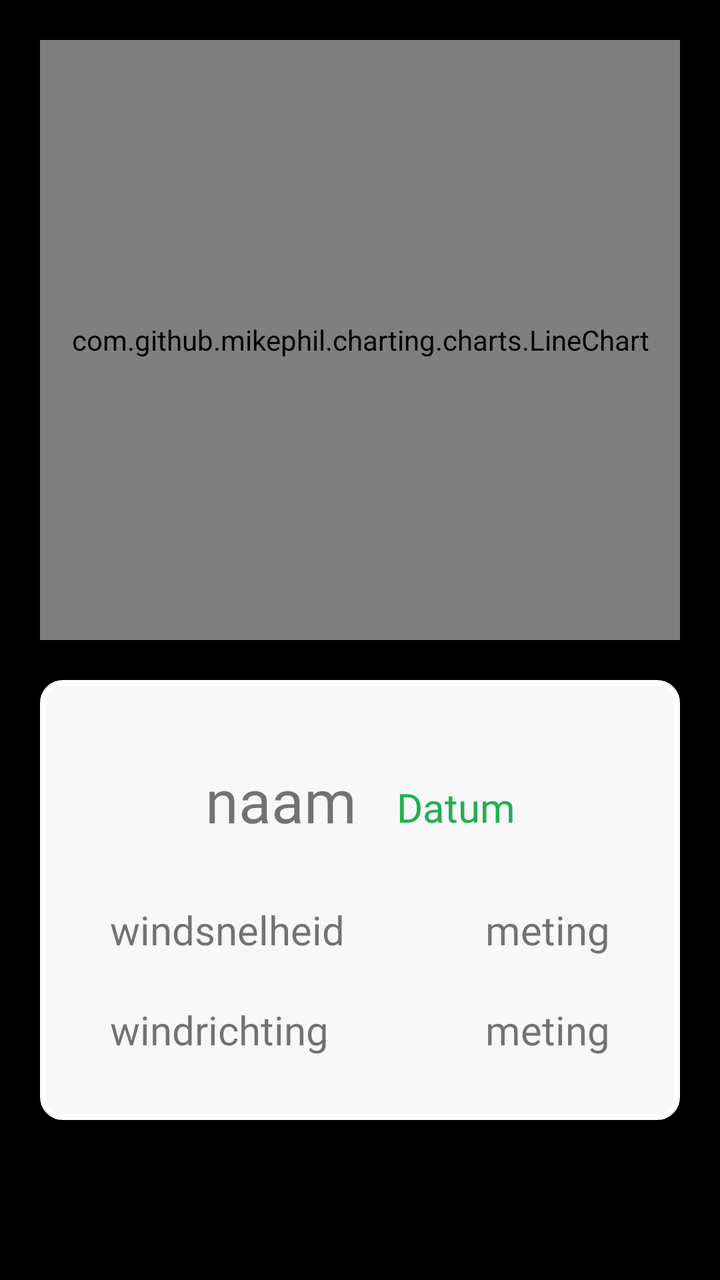
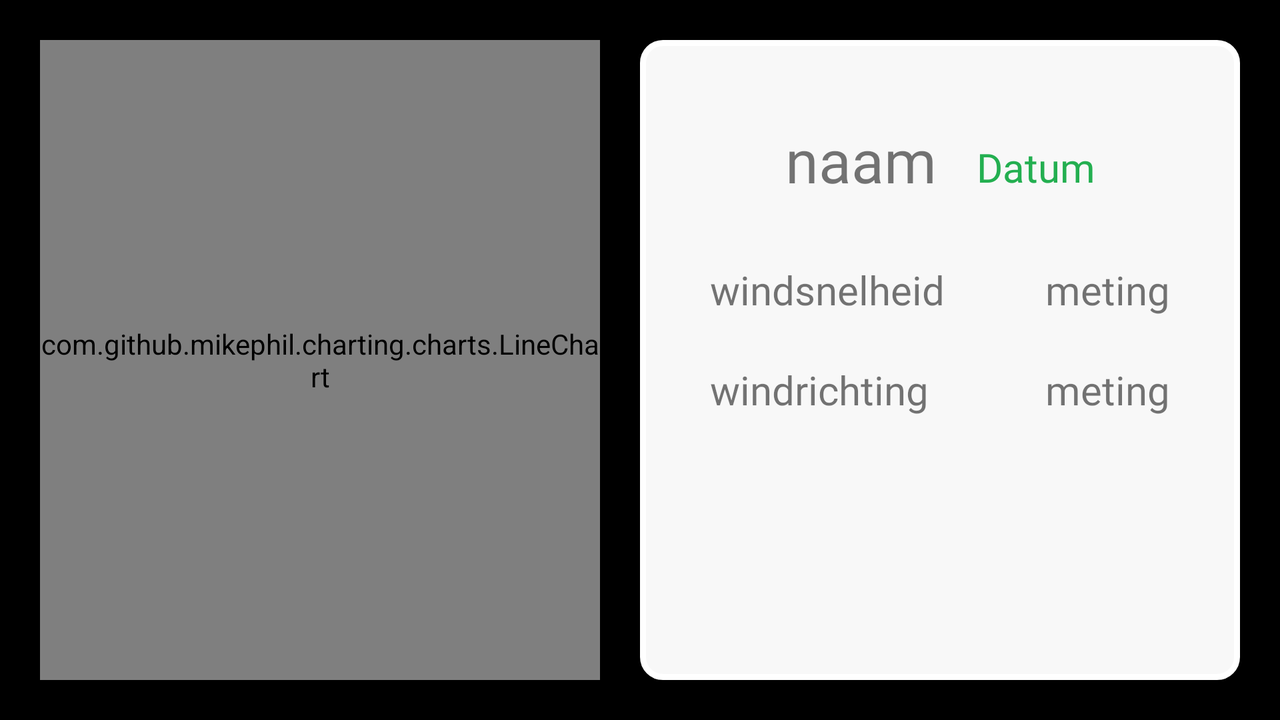

First picture: res/layout/ on a phone held upright. Second picture: the repository's own variant of that layout, on a device whose configuration matches the variant's folder. Source for both follows.
<!-- AndroidManifest.xml: application theme Theme.Smartfarm -->
<!-- res/layout/activity_wind_module.xml -->
<?xml version="1.0" encoding="utf-8"?>
<androidx.constraintlayout.widget.ConstraintLayout xmlns:android="http://schemas.android.com/apk/res/android"
    xmlns:app="http://schemas.android.com/apk/res-auto"
    xmlns:tools="http://schemas.android.com/tools"
    android:layout_width="match_parent"
    android:layout_height="match_parent"
    tools:context=".windModule"
    android:background="@color/black">
    
    <LinearLayout
        android:id="@+id/windmodule_header"
        android:layout_width="match_parent"
        android:layout_height="300dp"
        android:background="@drawable/layout_bg"
        app:layout_constraintTop_toTopOf="parent"
        app:layout_constraintStart_toStartOf="parent"
        app:layout_constraintEnd_toEndOf="parent"
        android:layout_margin="20dp"
        android:orientation="vertical">

        <com.github.mikephil.charting.charts.LineChart
            android:id="@+id/windmodule_lineChart"
            android:layout_width="match_parent"
            android:layout_height="match_parent"/>
    </LinearLayout>

    <androidx.constraintlayout.widget.ConstraintLayout
        android:id="@+id/windmodule_information"
        android:layout_margin="20dp"
        android:paddingTop="30dp"
        android:paddingEnd="15dp"
        android:paddingBottom="20dp"
        android:paddingStart="15dp"
        android:background="@drawable/layout_bg"
        android:layout_width="match_parent"
        android:layout_height="wrap_content"
        android:orientation="vertical"
        app:layout_constraintTop_toBottomOf="@id/windmodule_header"
        app:layout_constraintStart_toStartOf="parent"
        app:layout_constraintEnd_toEndOf="parent">
        <androidx.constraintlayout.widget.ConstraintLayout
            android:id="@+id/wrapper_windmodule_title"
            android:layout_width="wrap_content"
            android:layout_height="wrap_content"
            app:layout_constraintStart_toStartOf="parent"
            app:layout_constraintEnd_toEndOf="parent"
            app:layout_constraintTop_toTopOf="parent">

            <TextView
                android:id="@+id/wind_module_id"
                android:text="naam"
                android:fontFamily="@font/nunito_semibold"
                android:textSize="30dp"
                android:gravity="bottom"
                android:layout_height="50dp"
                android:layout_width="wrap_content"
                app:layout_constraintStart_toStartOf="parent"
                app:layout_constraintTop_toTopOf="@id/wrapper_windmodule_title"/>
            <TextView
                android:id="@+id/windmodule_datum"
                android:layout_width="wrap_content"
                android:layout_height="50dp"
                android:text="Datum"
                android:textSize="20dp"
                android:fontFamily="@font/nunito"
                android:textColor="@color/PrimaryGreen"
                android:paddingStart="20dp"
                android:paddingBottom="3dp"
                android:gravity="bottom"
                app:layout_constraintStart_toEndOf="@id/wind_module_id"
                app:layout_constraintBottom_toBottomOf="parent"/>
        </androidx.constraintlayout.widget.ConstraintLayout>

        <TextView
            android:id="@+id/wind_module_windsnelheid_titel"
            android:layout_marginTop="20dp"
            android:text="windsnelheid"
            android:fontFamily="@font/nunito_semibold"
            android:paddingStart="20dp"
            android:textSize="20dp"
            android:gravity="center_vertical"
            android:layout_height="50dp"
            android:layout_width="wrap_content"
            app:layout_constraintTop_toBottomOf="@id/wrapper_windmodule_title"
            app:layout_constraintStart_toStartOf="parent"/>
        <TextView
            android:id="@+id/wind_module_windsnelheid"
            android:layout_marginTop="20dp"
            android:paddingEnd="20dp"
            android:layout_width="wrap_content"
            android:layout_height="50dp"
            android:text="meting"
            android:fontFamily="@font/nunito_semibold"
            android:textSize="20dp"
            android:gravity="center_vertical"
            app:layout_constraintTop_toBottomOf="@id/wrapper_windmodule_title"
            app:layout_constraintEnd_toEndOf="parent"/>
        <TextView
            android:id="@+id/wind_module_windrichting_titel"
            android:paddingEnd="20dp"
            android:layout_width="wrap_content"
            android:layout_height="50dp"
            android:text="windrichting"
            android:fontFamily="@font/nunito_semibold"
            android:paddingStart="20dp"
            android:textSize="20dp"
            android:gravity="center_vertical"
            app:layout_constraintTop_toBottomOf="@id/wind_module_windsnelheid_titel"
            app:layout_constraintStart_toStartOf="parent"/>
        <TextView
            android:id="@+id/wind_module_windrichting"
            android:paddingEnd="20dp"
            android:layout_width="wrap_content"
            android:layout_height="50dp"
            android:text="meting"
            android:fontFamily="@font/nunito_semibold"
            android:textSize="20dp"
            android:gravity="center_vertical"
            app:layout_constraintTop_toBottomOf="@+id/wind_module_windsnelheid"
            app:layout_constraintEnd_toEndOf="parent"/>

    </androidx.constraintlayout.widget.ConstraintLayout>



</androidx.constraintlayout.widget.ConstraintLayout>
<!-- resources referenced by this layout -->
<resources>
  <color name="PrimaryGreen">#23AF50</color>
  <color name="black">#FF000000</color>
  <!-- drawable layout_bg (drawable) -->
  <?xml version="1.0" encoding="UTF-8"?>
  <shape xmlns:android="http://schemas.android.com/apk/res/android">
      <solid android:color="@color/trycolor"/>
      <stroke android:width="3dp" android:color="@color/white" />
      <corners android:radius="10dp"/>
      <padding android:left="0dp" android:top="0dp" android:right="0dp" android:bottom="0dp" />
  </shape>
  <style name="Theme.Smartfarm" parent="Theme.MaterialComponents.DayNight.NoActionBar">
          
          <item name="colorPrimary">@color/PrimaryGreen</item>
  
          <item name="colorOnPrimary">@color/white</item>
          
          <item name="colorOnSecondary">@color/black</item>
          
          <item name="android:statusBarColor" tools:targetApi="l">@color/PrimaryGreen</item>
          <item name="android:windowBackground">@color/PrimaryGreen</item>
          
      </style>
  <color name="trycolor">#F8F8F8</color>
  <color name="white">#FFFFFFFF</color>
</resources>
<!-- res/layout-land/activity_wind_module.xml (the repository's variant of the layout above) -->
<!-- drawn on the phone turned sideways -->
<?xml version="1.0" encoding="utf-8"?>
<androidx.constraintlayout.widget.ConstraintLayout xmlns:android="http://schemas.android.com/apk/res/android"
    xmlns:app="http://schemas.android.com/apk/res-auto"
    xmlns:tools="http://schemas.android.com/tools"
    android:layout_width="match_parent"
    android:layout_height="match_parent"
    tools:context=".windModule"
    android:background="@color/black">
    
    <LinearLayout
        android:id="@+id/windmodule_header"
        android:layout_width="0dp"
        android:layout_height="match_parent"
        android:background="@drawable/layout_bg"
        app:layout_constraintTop_toTopOf="parent"
        app:layout_constraintStart_toStartOf="parent"
        app:layout_constraintEnd_toStartOf="@id/windmodule_information"
        android:layout_margin="20dp"
        android:orientation="vertical">
        <com.github.mikephil.charting.charts.LineChart
            android:id="@+id/windmodule_lineChart"
            android:layout_width="match_parent"
            android:layout_height="match_parent"/>
    </LinearLayout>

    <androidx.constraintlayout.widget.ConstraintLayout
        android:id="@+id/windmodule_information"
        android:layout_margin="20dp"
        android:paddingTop="30dp"
        android:paddingEnd="15dp"
        android:paddingBottom="20dp"
        android:paddingStart="15dp"
        android:background="@drawable/layout_bg"
        android:layout_width="300dp"
        android:layout_height="match_parent"
        android:orientation="vertical"
        app:layout_constraintBottom_toBottomOf="parent"
        app:layout_constraintTop_toTopOf="parent"
        app:layout_constraintEnd_toEndOf="parent">
        <androidx.constraintlayout.widget.ConstraintLayout
            android:id="@+id/wrapper_windmodule_title"
            android:layout_width="wrap_content"
            android:layout_height="wrap_content"
            app:layout_constraintStart_toStartOf="parent"
            app:layout_constraintEnd_toEndOf="parent"
            app:layout_constraintTop_toTopOf="parent">

            <TextView
                android:id="@+id/wind_module_id"
                android:text="naam"
                android:fontFamily="@font/nunito_semibold"
                android:textSize="30dp"
                android:gravity="bottom"
                android:layout_height="50dp"
                android:layout_width="wrap_content"
                app:layout_constraintStart_toStartOf="parent"
                app:layout_constraintTop_toTopOf="@id/wrapper_windmodule_title"/>
            <TextView
                android:id="@+id/windmodule_datum"
                android:layout_width="wrap_content"
                android:layout_height="50dp"
                android:text="Datum"
                android:textSize="20dp"
                android:fontFamily="@font/nunito"
                android:textColor="@color/PrimaryGreen"
                android:paddingStart="20dp"
                android:paddingBottom="3dp"
                android:gravity="bottom"
                app:layout_constraintStart_toEndOf="@id/wind_module_id"
                app:layout_constraintBottom_toBottomOf="parent"/>
        </androidx.constraintlayout.widget.ConstraintLayout>

        <TextView
            android:id="@+id/wind_module_windsnelheid_titel"
            android:layout_marginTop="20dp"
            android:text="windsnelheid"
            android:fontFamily="@font/nunito_semibold"
            android:paddingStart="20dp"
            android:textSize="20dp"
            android:gravity="center_vertical"
            android:layout_height="50dp"
            android:layout_width="wrap_content"
            app:layout_constraintTop_toBottomOf="@id/wrapper_windmodule_title"
            app:layout_constraintStart_toStartOf="parent"/>
        <TextView
            android:id="@+id/wind_module_windsnelheid"
            android:layout_marginTop="20dp"
            android:paddingEnd="20dp"
            android:layout_width="wrap_content"
            android:layout_height="50dp"
            android:text="meting"
            android:fontFamily="@font/nunito_semibold"
            android:textSize="20dp"
            android:gravity="center_vertical"
            app:layout_constraintTop_toBottomOf="@id/wrapper_windmodule_title"
            app:layout_constraintEnd_toEndOf="parent"/>
        <TextView
            android:id="@+id/wind_module_windrichting_titel"
            android:paddingEnd="20dp"
            android:layout_width="wrap_content"
            android:layout_height="50dp"
            android:text="windrichting"
            android:fontFamily="@font/nunito_semibold"
            android:paddingStart="20dp"
            android:textSize="20dp"
            android:gravity="center_vertical"
            app:layout_constraintTop_toBottomOf="@id/wind_module_windsnelheid_titel"
            app:layout_constraintStart_toStartOf="parent"/>
        <TextView
            android:id="@+id/wind_module_windrichting"
            android:paddingEnd="20dp"
            android:layout_width="wrap_content"
            android:layout_height="50dp"
            android:text="meting"
            android:fontFamily="@font/nunito_semibold"
            android:textSize="20dp"
            android:gravity="center_vertical"
            app:layout_constraintTop_toBottomOf="@+id/wind_module_windsnelheid"
            app:layout_constraintEnd_toEndOf="parent"/>

    </androidx.constraintlayout.widget.ConstraintLayout>



</androidx.constraintlayout.widget.ConstraintLayout>
